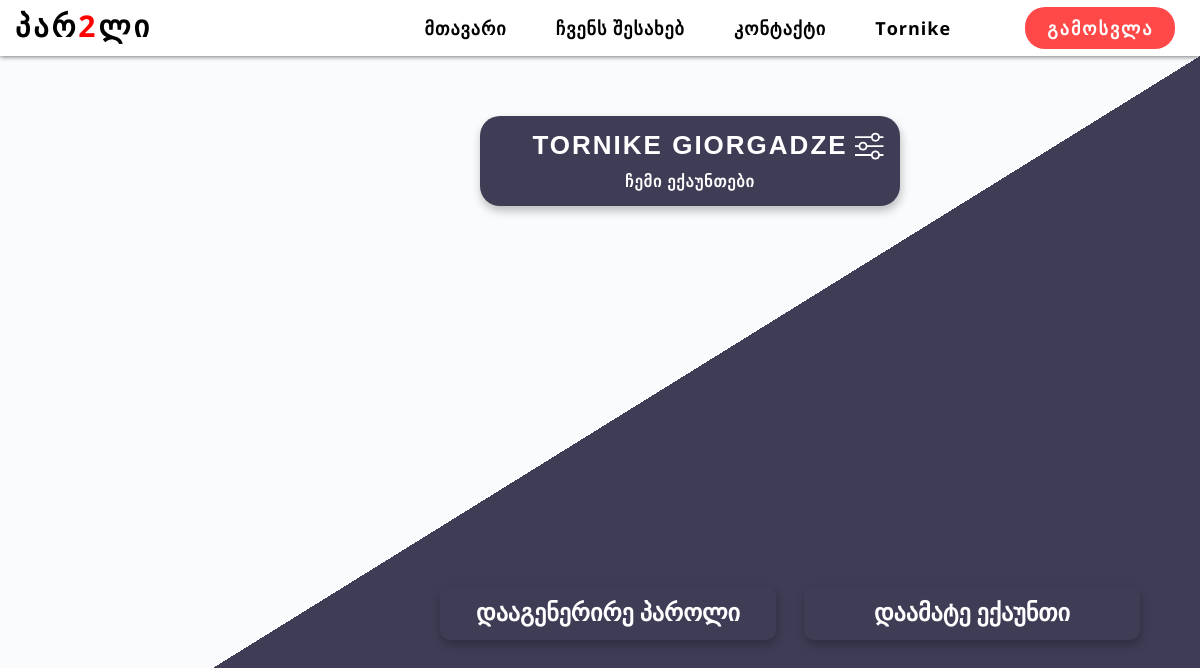
The page /account (signed in) on the database its author committed.
### passwordmanager/models.py (models this page shows, shortened)
class User(db.Model, UserMixin):
    id = db.Column(db.Integer, primary_key=True)
    first_name = db.Column(db.String(20), nullable=False)
    last_name = db.Column(db.String(20), nullable=False)
    email = db.Column(db.String(120), nullable=False)
    password = db.Column(db.String(60), nullable=False)
    accounts = db.relationship('Account', backref='owner', lazy=True)

### passwordmanager/routes.py (the view)
@app.route('/account', methods=['POST', 'GET'])
@login_required
def account():
    return render_template('account.html')

### passwordmanager/models.py (called while the page is built)
@login_manager.user_loader
def load_user(user_id):
    return User.query.get(int(user_id))

### passwordmanager/templates/account.html (shortened to what this page needs)
{% extends 'base.html' %}
{% block content %}
    <div class="account-wrap">
        <div class="acc-top-cont">
            <div class="account-pic1-cont">
            </div>
            <div class="user-info-cont">
                <div class="user-name-div">
                    <p class="user-name">{{ current_user.first_name }} {{ current_user.last_name }}</p>
                </div>
                <a href="{{ url_for('my_accounts') }}" class="my-accounts">ჩემი ექაუნთები</a>
                <a href="{{ url_for('user_update', user_id=current_user.id) }}" class="account-settings">
                </a>
            </div>
        </div>
        <div class="account-nav">
            <div class="acc-nav-link-div">
                <a href="{{ url_for('generate_password') }}" class="acc-nav-link-title">დააგენერირე პაროლი</a>
            </div>
            <div class="acc-nav-link-div">
                <a href="{{ url_for('add_account') }}" class="acc-nav-link-title">დაამატე ექაუნთი</a>
            </div>
        </div>
    </div>
{% endblock %}

### passwordmanager/templates/base.html (shortened to what this page needs)
<!DOCTYPE html>
<html lang="en">
<head>
    <link rel="stylesheet" type='text/css' href="{{ url_for('static', filename='reset.css') }}">
    <link rel="stylesheet" type='text/css' href="{{ url_for('static', filename='style.css') }}">
</head>
<body>
    <div>
        <nav class="navbar">
            <div class="logo">
                <a href="{{ url_for('home') }}">პარ<span style="color: red;">2</span>ლი</a>
            </div>
            <ul class="nav-ul">
                <li class="li-l"><a href="{{ url_for('home') }}">მთავარი</a></li>
                <li class="li-l"><a href="{{ url_for('about') }}">ჩვენს შესახებ</a></li>
                <li class="li-l"><a href="{{ url_for('contact') }}">კონტაქტი</a></li>
                {% if current_user.is_authenticated %}
                <li class="li-l"><a href="{{ url_for('account') }}"
                        style="text-transform: capitalize;">{{ current_user.first_name }}</a></li>
                <li class="li-logout"><a href="{{ url_for('logout') }}">გამოსვლა</a></li>
                {% else %}
                <li class="li-l"><a href="{{ url_for('login') }}">შესვლა</a></li>
                <li class="li-r"><a href="{{ url_for('register') }}" id="nav-join-us">რეგისტრაცია</a></li>
                {% endif %}
            </ul>
        </nav>
        {% block content %}
        {% endblock %}
    </div>
</body>
</html>

### passwordmanager/static/style.css (style rules this page uses)
body { margin-top: 7vh; background-color: #f9fbfd; }
.navbar { display: flex; position: fixed; top: 0; width: 100%; background-color: #ffffff; z-index: 10; justify-content: space-between; align-items: center; height: 7vh; font-family: 'Open Sans', sans-serif; box-shadow: 0px 0.5px 5px rgba(0, 0, 0, 0.618); }
.navbar a { color: black; letter-spacing: 1px; font-size: 18px; font-weight: bold; }
.logo { display: flex; align-items: center; text-align: center; height: 7vh; padding-bottom: 4px; }
.logo a { width: 10%; color: black; font-size: 30px; font-weight: bolder; margin-left: 15px; letter-spacing: 3px; cursor: pointer; }
.nav-ul { display: flex; align-items: center; justify-content: space-around; width: 800px; }
.li-logout { background-color: rgba(255, 0, 0, 0.712); border-radius: 20px; margin-left: 25px; padding: 12px; display: flex; justify-content: center; width: 150px; }
.li-logout a { color: white; letter-spacing: 2px; }
.account-wrap { width: 100%; height: 93vh; background-image: linear-gradient(to bottom right, #f9fbfd 50%, #3f3d56 50%); display: flex; flex-direction: column; }
.acc-top-cont { display: flex; flex-direction: row; }
.user-info-cont { display: flex; flex-direction: column; align-items: center; justify-content: space-evenly; width: 35%; height: 90px; margin-top: 5%; letter-spacing: 1px; text-transform: uppercase; background-color: #ffffff; background-color: #3f3d56; border-radius: 20px; box-shadow: 1px 5px 10px rgba(0, 0, 0, 0.250); position: relative; }
.user-name-div { width: 100%; display: flex; justify-content: center; }
.user-name { font-size: 26px; font-family: Cambria, Cochin, Georgia, Times, 'Times New Roman', serif; font-family: 'Franklin Gothic Medium', 'Arial Narrow', Arial, sans-serif; letter-spacing: 2px; font-weight: bold; color: #fff; }
.account-settings { position: absolute; top: 17%; right: 3%; color: #fff; }
.my-accounts { font-weight: bold; color: #fff; }
.account-pic1-cont { padding-top: 5%; padding-left: 5px; width: 40%; }
.account-nav { display: flex; justify-content: space-between; width: 700px; position: absolute; bottom: 20%; right: 5%; }
.acc-nav-link-div { width: 48%; justify-content: space-evenly; display: flex; box-shadow: 1px 5px 10px rgba(0, 0, 0, 0.250); padding: 15px; align-items: center; border-radius: 10px; background-color: #3f3d56; color: #ff6584; }
.acc-nav-link-title { font-size: 24px; }
.acc-nav-link-div a { color: white; font-weight: bold; }

### rows shown on the page
User: first_name "Tornike", first_name "TORNIKE", last_name "GIORGADZE"
